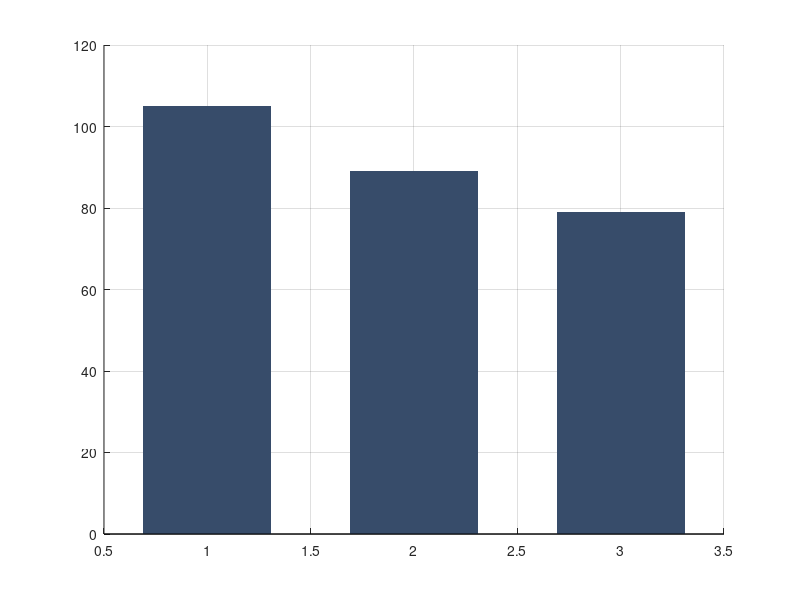

Reproduce this figure in MATLAB. (Note: this script raises an error after producing the figure.)
%% ================= Panel: % difference in cumulative TB cases averted =================
% Using MEANS only (from your tables). Definition:
%   Averted_y = BaselineMean_y - ACFMean_y
%   CumAverted_N = sum_{y=2024}^{2024+N-1} Averted_y
%   %Diff_N = (CumAverted_Erlang_N - CumAverted_Simple_N) / CumAverted_Simple_N * 100

% --- Inputs (means) ---
yrs_int = 2024:2026; % intervention years only (2024–26)

simple_base_mean = [167.650 161.387 155.502];
erlang_base_mean = [172.398 166.596 161.071];

simple_acf_mean  = [149.491 134.832 124.955];
erlang_acf_mean  = [135.161 119.336 110.846];

% --- Compute annual + cumulative averted (means) ---
simple_avert = simple_base_mean - simple_acf_mean;   % 2024,2025,2026
erlang_avert = erlang_base_mean - erlang_acf_mean;

simple_cum = cumsum(simple_avert);  % after 1y,2y,3y
erlang_cum = cumsum(erlang_avert);

pct_diff = (erlang_cum - simple_cum) ./ simple_cum * 100;  % % difference vs Simple

% --- Plot (make this your "additional panel") ---
% If you're embedding into an existing 2-panel Fig 3, call: subplot(1,2,2);
figure('Position',[120 120 700 420]); hold on; box off; grid on;

% Lancet-like (ggsci "lancet") deep blue
lancetBlue = [55 76 106]/255;   % #00468B

x = 1:3;
b = bar(x, pct_diff, 0.62, 'FaceColor', lancetBlue, 'EdgeColor', 'none');

yline(0,'k-','LineWidth',1);

set(gca, ...
    'XTick', x, ...
    'XTickLabel', {'After 1 year','After 2 years','After 3 years'}, ...
    'TickDir','out', ...
    'LineWidth',1, ...
    'FontName','Arial', ...
    'FontSize',11);

ylabel('% difference in cumulative cases averted');
title('ACF (2024–26): cumulative impact difference');

% Optional: annotate bar values
for i = 1:numel(pct_diff)
    text(x(i), pct_diff(i), sprintf('%.1f%%', pct_diff(i)), ...
        'HorizontalAlignment','center', ...
        'VerticalAlignment','bottom', ...
        'FontName','Arial', 'FontSize',10);
end

% Tight y-limits with padding
yl = ylim;
ylim([min(0,yl(1)) - 5, yl(2) + 10]);

% If you want consistent panel label styling (e.g., "B"), uncomment:
% text(0.02, 0.98, 'B', 'Units','normalized', 'FontWeight','bold', 'FontSize',14);

% --- Quick sanity printout (optional) ---
disp(table((1:3)', simple_cum(:), erlang_cum(:), pct_diff(:), ...
    'VariableNames', {'YearsIntoIntervention','CumAverted_Simple','CumAverted_Erlang','PctDiff_ErlangVsSimple'}));
